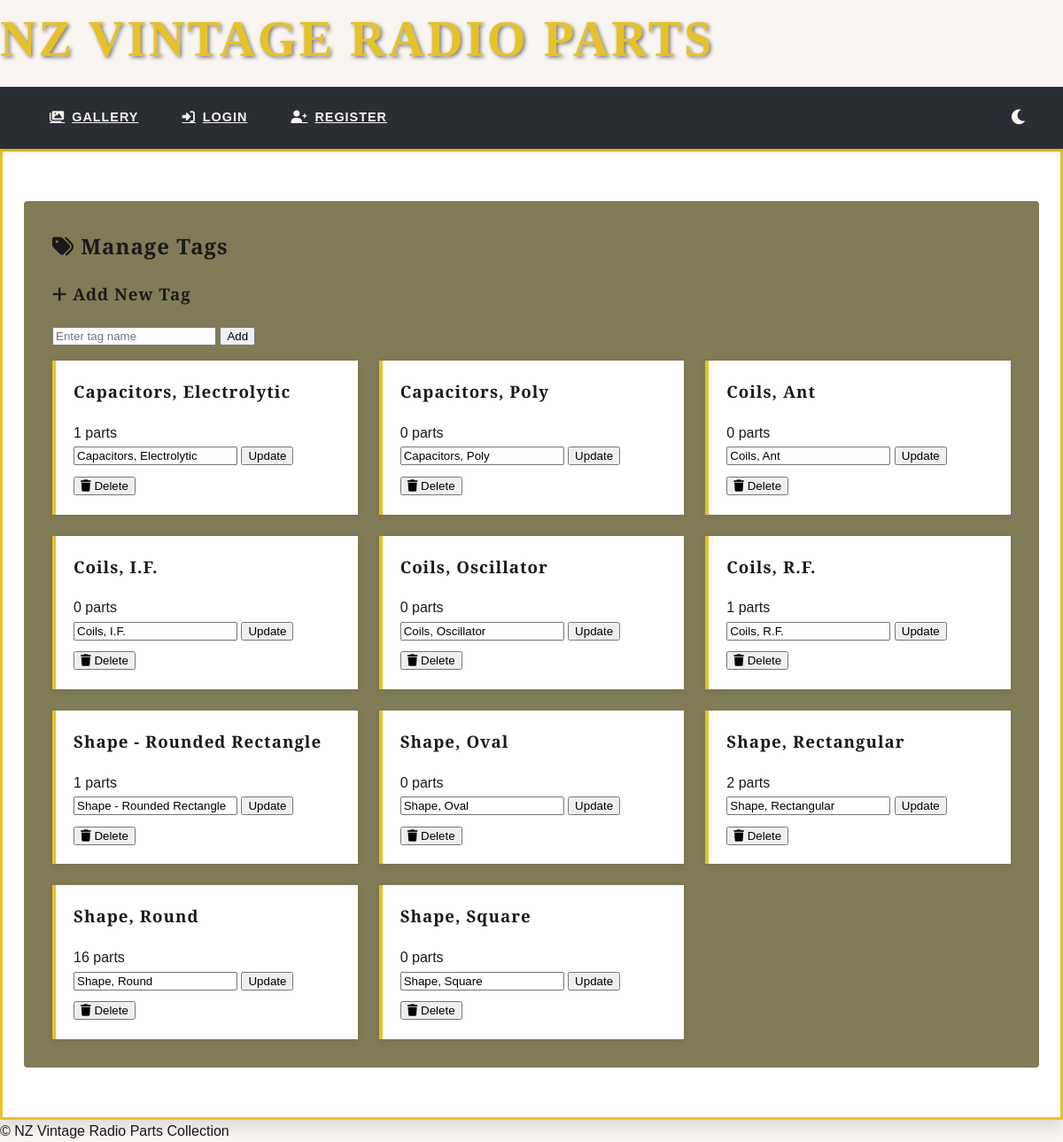
The app's page /tags/manage, older data.
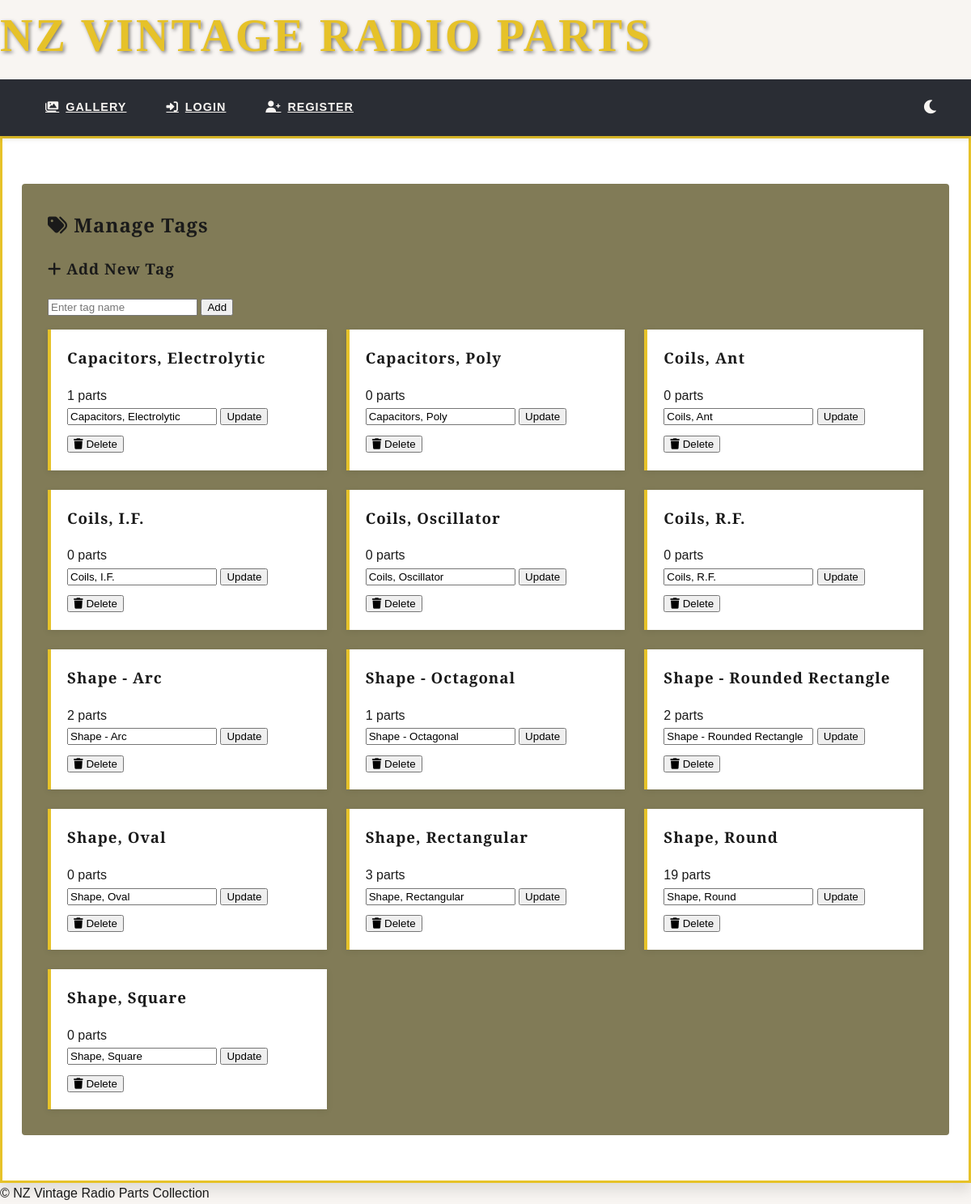
The same page, newer data.
### app/models.py (models this page shows, shortened)
class Tag(db.Model):
    __tablename__ = 'Tag'
    id = db.Column(db.Integer, primary_key=True, autoincrement=True)
    name = db.Column(db.String(100), nullable=False, unique=True)
    description = db.Column(db.String(255))
    slug = db.Column(db.String(100), nullable=False, unique=True, index=True)
    parts = db.relationship('Part', secondary=part_tags, back_populates='tags')

### app/blueprints/tags.py (the view)
@bp.route('/manage')
def manage_tags():
    tags = Tag.query.order_by(Tag.name).all()
    return render_template('manage_tags.html', tags=tags)

### app/templates/manage_tags.html (shortened to what this page needs)
{% extends 'layout.html' %}
{% block content %}
<div class="art-deco-card">
    <div class="tag-manager">
        <h2><i class="fas fa-tags"></i> Manage Tags</h2>
        <div class="add-tag-form">
            <h3><i class="fas fa-plus"></i> Add New Tag</h3>
            <form method="POST" action="{{ url_for('tags.add_tag') }}" class="tag-form">
                <input type="text" name="name" placeholder="Enter tag name" required>
                <button type="submit">Add</button>
            </form>
        </div>
        <div class="tag-list">
            {% for tag in tags %}
            <div class="tag-item">
                <div class="tag-header">
                    <h3 class="tag-name">{{ tag.name }}</h3>
                    <span class="tag-count">{{ tag.parts|length }} parts</span>
                </div>
                <form method="POST" action="{{ url_for('tags.edit_tag', tag_id=tag.id) }}" class="tag-form">
                    <input type="text" name="name" value="{{ tag.name }}" required>
                    <button type="submit">Update</button>
                </form>
                <form method="POST" action="{{ url_for('tags.delete_tag', tag_id=tag.id) }}" class="tag-form" style="margin-top: 0.5rem;">
                    <button type="submit" class="delete-btn">
                        <i class="fas fa-trash"></i> Delete
                    </button>
                </form>
            </div>
            {% else %}
            <div class="empty-state">
                <i class="fas fa-tags vintage-icon-large"></i>
                <h3>No Tags Yet</h3>
                <p>Add your first tag using the form above</p>
            </div>
            {% endfor %}
        </div>
    </div>
</div>
{% endblock %}

### app/templates/layout.html (shortened to what this page needs)
<!DOCTYPE html>
<html lang="en">
<head>
    <link rel="stylesheet" href="{{ url_for('static', filename='css/style.css') }}">
    <link rel="stylesheet" href="https://cdnjs.cloudflare.com/ajax/libs/font-awesome/6.0.0/css/all.min.css">
</head>
<body>
    <header class="art-deco-header">
        <a href="/">
            <h1>NZ Vintage Radio Parts</h1>
        </a>
    </header>
    <nav class="art-deco-nav">
        <ul class="nav-primary">
            <li><a href="{{ url_for('parts.gallery') }}"><i class="fas fa-images"></i> Gallery</a></li>
            {% if current_user.is_authenticated %}
                {% if current_user.is_admin %}
                <li><a href="{{ url_for('parts.manage_part') }}"><i class="fas fa-plus-circle"></i> Add Part</a></li>
                <li><a href="{{ url_for('auth.user_list') }}"><i class="fas fa-users-cog"></i> Users</a></li>
                {% endif %}
                <li><a href="{{ url_for('auth.profile') }}"><i class="fas fa-user"></i> Profile</a></li>
                <li><a href="{{ url_for('auth.logout') }}"><i class="fas fa-sign-out-alt"></i> Logout</a></li>
            {% else %}
                <li><a href="{{ url_for('auth.login') }}"><i class="fas fa-sign-in-alt"></i> Login</a></li>
                <li><a href="{{ url_for('auth.register') }}"><i class="fas fa-user-plus"></i> Register</a></li>
            {% endif %}
        </ul>
        <div class="nav-user">
            <button class="theme-toggle" aria-label="Toggle dark mode">
                <i class="fas fa-adjust"></i>
            </button>
        </div>
    </nav>
    <main>
        <div class="content-wrapper">
            {% block content %}{% endblock %}
        </div>
    </main>
    <footer>
        &copy; {{ current_year }} NZ Vintage Radio Parts Collection
    </footer>
</body>
</html>

### app/static/css/style.css (style rules this page uses)
:root { --primary: #e6c229; --secondary: #2a2d34; --sorta-dark: #817b57; --accent: #927d0a; --light: #f8f5f2; --semi-light: #cdc9c6; --dark: #1a1a1a; --success: #4caf50; --warning: #ff9800; --error: #f44336; --bg-color: var(--light); --text-color: var(--dark); --card-bg: white; --nav-bg: var(--secondary); --nav-text: var(--light); --shadow-sm: 0 1px 3px rgba(0, 0, 0, 0.12); --shadow-md: 0 4px 6px rgba(0, 0, 0, 0.1); --shadow-lg: 0 10px 15px rgba(0, 0, 0, 0.1); --shadow-xl: 0 20px 25px rgba(0, 0, 0, 0.1); --shadow-primary: 0 4px 12px rgba(230, 194, 41, 0.2); --font-main: 'Federo', sans-serif; --font-display: 'Playfair Display', serif; --radio-dial: linear-gradient(135deg, transparent 50%, var(--primary) 50%); }
body { font-family: var(--font-main); background: var(--bg-color); color: var(--text-color); line-height: 1.6; margin: 0; position: relative; transition: background-color 0.3s ease, color 0.3s ease; }
body::before { content: ""; position: fixed; top: 0; left: 0; right: 0; height: 8px; z-index: 100; }
h1, h2, h3, h4 { font-family: var(--font-display); margin-top: 0; letter-spacing: 1px; color: var(--text-color); }
.art-deco-header h1 { font-family: 'Poiret One', serif; font-size: 3.5rem; color: var(--primary); margin: 0; text-transform: uppercase; letter-spacing: 3px; text-shadow: 2px 2px 4px rgba(0,0,0,0.5); position: relative; display: inline-block; padding-bottom: 0.5rem; }
.art-deco-nav { background: var(--nav-bg); display: flex; justify-content: space-between; align-items: center; padding: 0 2rem; height: 70px; box-shadow: var(--shadow-md); position: relative; z-index: 1000; }
.nav-primary { display: flex; gap: 1px; margin: 0; padding: 0; height: 100%; }
.nav-primary > li { position: relative; list-style: none; }
.nav-primary > li > a { color: var(--nav-text); padding: 0 1.5rem; height: 100%; display: flex; align-items: center; gap: 8px; font-weight: 600; letter-spacing: 1px; text-transform: uppercase; font-size: 0.9rem; transition: all 0.3s cubic-bezier(0.25, 0.46, 0.45, 0.94); position: relative; }
.nav-primary > li > a::after { content: ""; position: absolute; bottom: -3px; left: 1.5rem; right: 1.5rem; height: 3px; background: transparent; transition: inherit; }
.nav-user { margin-left: auto; display: flex; align-items: center; gap: 1rem; }
.theme-toggle { background: transparent; border: none; color: var(--nav-text); cursor: pointer; font-size: 1.2rem; padding: 0.5rem; border-radius: 50%; transition: all 0.3s ease; }
.art-deco-card { background: var(--card-bg); border-radius: 0; box-shadow: var(--shadow-lg); padding: 1.5rem; border: 3px solid var(--primary); position: relative; overflow: hidden; transition: transform 0.3s cubic-bezier(0.25, 0.46, 0.45, 0.94), box-shadow 0.3s cubic-bezier(0.25, 0.46, 0.45, 0.94); }
.art-deco-card::after { display: none !important; }
.tag-list { display: flex; flex-wrap: wrap; gap: 0.5rem; margin-top: 1rem; }
.tag-manager { background: var(--sorta-dark); padding: 2rem; margin: 2rem 0; border-radius: 4px; }
.tag-list { display: grid; grid-template-columns: repeat(auto-fill, minmax(280px, 1fr)); gap: 1.5rem; }
.tag-item { background: var(--card-bg); padding: 1.25rem; border-left: 4px solid var(--primary); box-shadow: 0 2px 8px rgba(0, 0, 0, 0.08); transition: all 0.25s ease; }

Row changes from the older to the newer data that the page shows:
computed for Tag "Coils, R.F.": parts|length "1" → "0"
added Tag: name "Shape - Arc", parts|length "2"
added Tag: name "Shape - Octagonal", parts|length "1"
computed for Tag "Shape - Rounded Rectangle": parts|length "1" → "2"
computed for Tag "Shape, Rectangular": parts|length "2" → "3"
computed for Tag "Shape, Round": parts|length "16" → "19"
